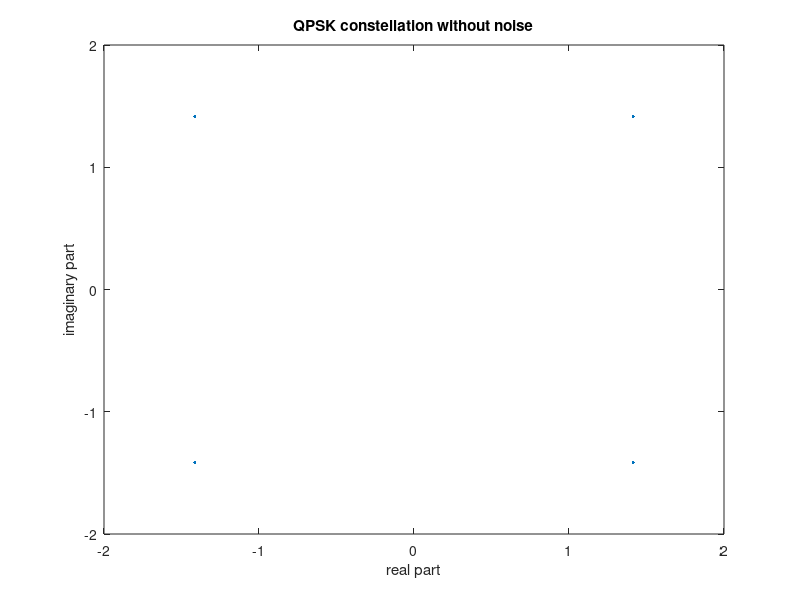

Here is the MATLAB script that generated this plot:
num_symbols = 1e4;
int_symbols = randi([0, 3], 1, num_symbols);
A = sqrt(2);
qpsk_symbols = zeros(size(int_symbols));
qpsk_symbols(int_symbols == 3) =   A + 1i*A;
qpsk_symbols(int_symbols == 2) =   A - 1i*A;
qpsk_symbols(int_symbols == 1) = - A + 1i*A;
qpsk_symbols(int_symbols == 0) = - A - 1i*A;
tx_sig = qpsk_symbols;

fh1 = figure;
plot_lims = [-2 2];
plot(real(qpsk_symbols), imag(qpsk_symbols), '.');
xlim(plot_lims);
ylim(plot_lims);
title('QPSK constellation without noise');
xlabel('real part');
ylabel('imaginary part');